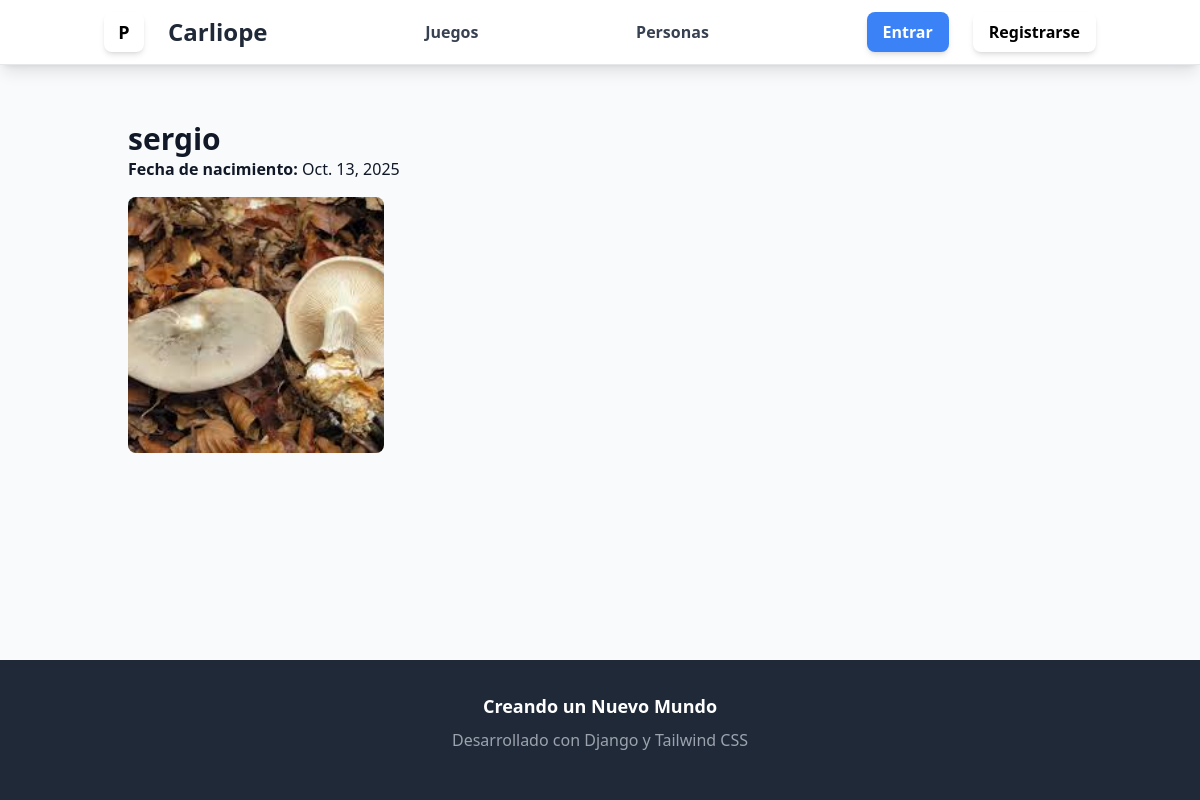
The page /pliope/sergio on the database as committed earlier.
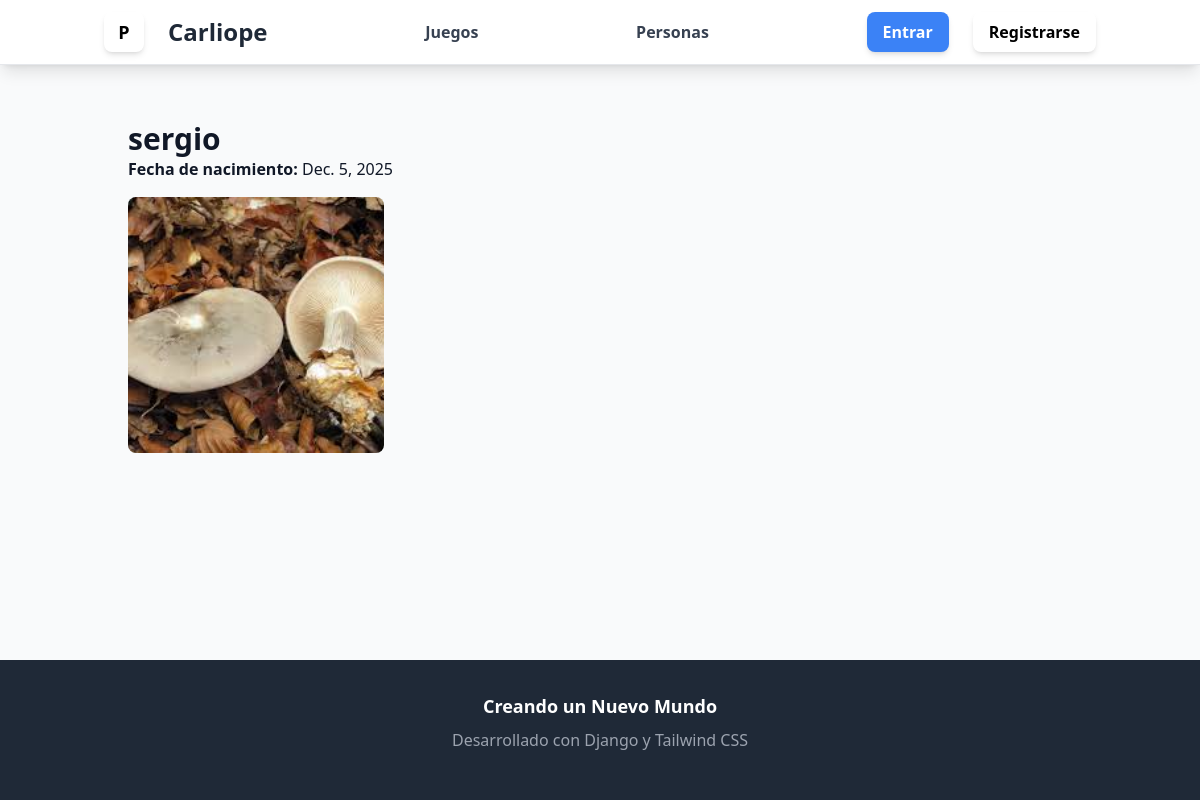
The same page on the database as committed later.
### pliope/models.py (models this page shows, shortened)
class Person(models.Model):
    name = models.CharField(max_length=50)
    birth = models.DateField()
    slug = models.SlugField(unique=True, null=False, blank=False)
    propic = models.ImageField (upload_to='Media/', default="Media/default.png", null=True, blank=True)

### pliope/views.py (the view)
# urls.py: path('<slug:slug>', views.person, name='person')
def person(request, slug):
    try:
        my_person = Person.objects.get(slug=slug)
    except Person.DoesNotExist:
         return render(request, 'error.html')
    return render(request, 'person.html', {'person': my_person})

### templates/person.html (shortened to what this page needs)
{% extends "base.html" %}
{% block content %}
    <div class="p-6">
        <h1 class="text-3xl font-bold">{{ person.name }}</h1>
        <p><strong>Fecha de nacimiento:</strong> {{ person.birth }}</p>
        <img src="{{ person.propic.url }}" alt="{{ person.name }}" class="rounded-lg w-64 h-64 object-cover my-4">
    </div>
{% endblock %}

Rows that differ between the two databases and show on the page:
changed Person "sergio": birth "Oct. 13, 2025" → "Dec. 5, 2025"
